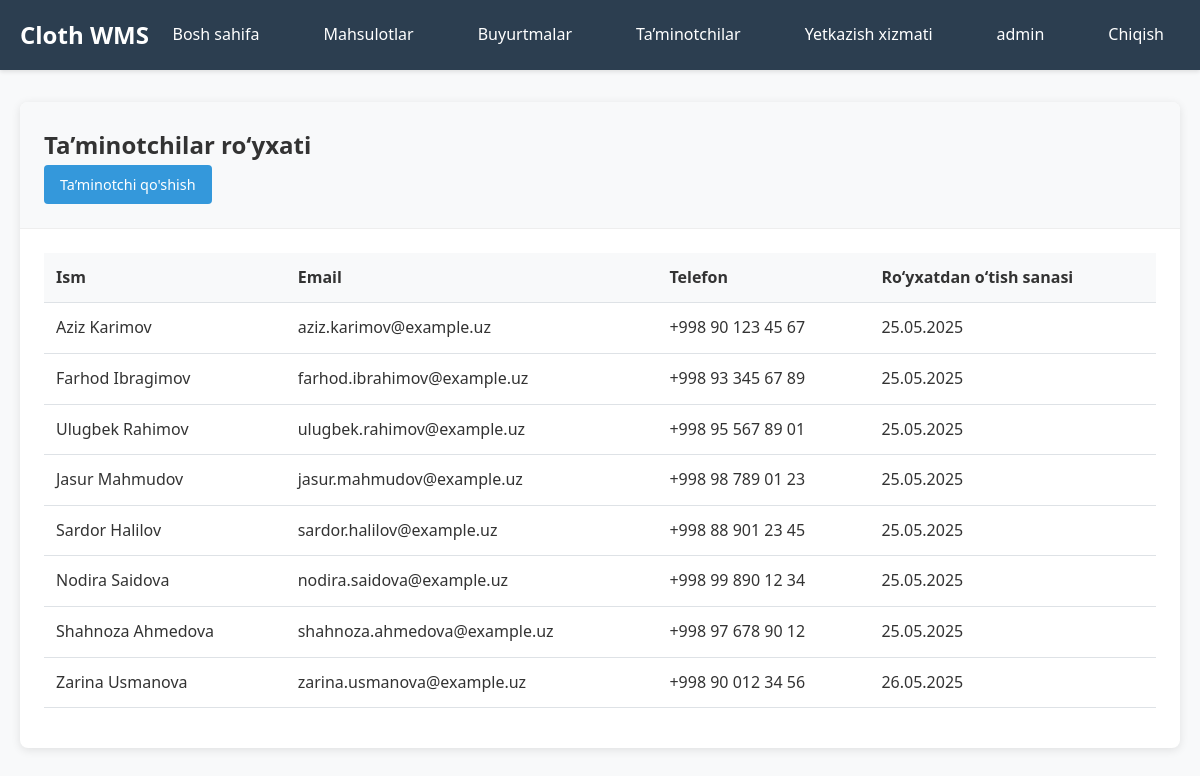
/orders/customers/ (signed in), run on the app's committed database.
### orders/models.py (models this page shows, shortened)
class Customer(models.Model):
    name = models.CharField(max_length=200, verbose_name="FIO")
    email = models.EmailField(verbose_name="Email")
    phone = models.CharField(max_length=20, verbose_name="Telefon")
    address = models.TextField(verbose_name="Manzil")
    created_at = models.DateTimeField(auto_now_add=True)
    class Meta:
        verbose_name = "Клиент"
        verbose_name_plural = "Клиенты"

### orders/views.py (the view)
# urls.py: path('customers/', views.customer_list, name='customer_list'),
@login_required
def customer_list(request):
    customers = Customer.objects.all()
    return render(request, 'orders/customer_list.html', {'customers': customers})

### templates/orders/customer_list.html (shortened to what this page needs)
{% extends 'base.html' %}
{% block content %}
<div class="card">
    <div class="card-header">
        <h2>Ta’minotchilar ro‘yxati</h2>
        <a href="{% url 'orders:customer_create' %}" class="btn btn-primary">Ta’minotchi qo'shish</a>
    </div>
    <div class="card-body">
        <table class="table">
            <thead>
                <tr>
                    <th>Ism</th>
                    <th>Email</th>
                    <th>Telefon</th>
                    <th>Ro‘yxatdan o‘tish sanasi</th>
                </tr>
            </thead>
            <tbody>
                {% for customer in customers %}
                <tr>
                    <td>{{ customer.name }}</td>
                    <td>{{ customer.email }}</td>
                    <td>{{ customer.phone }}</td>
                    <td>{{ customer.created_at|date:"d.m.Y" }}</td>
                </tr>
                {% empty %}
                <tr>
                    <td colspan="4">Ta’minotchilar topilmadi</td>
                </tr>
                {% endfor %}
            </tbody>
        </table>
    </div>
</div>
{% endblock %}

### templates/base.html (shortened to what this page needs)
<!DOCTYPE html>
<html lang="uz">
<head>
</head>
<body>
    <nav class="navbar">
        <div class="nav-container">
            <a href="{% url 'inventory:dashboard' %}" class="nav-brand">Cloth WMS</a>
            {% if user.is_authenticated %}
                <ul class="nav-links">
                    <li><a href="{% url 'inventory:dashboard' %}">Bosh sahifa</a></li>
                    <li><a href="{% url 'inventory:product_list' %}">Mahsulotlar</a></li>
                    <li><a href="{% url 'orders:order_list' %}">Buyurtmalar</a></li>
                    <li><a href="{% url 'orders:customer_list' %}">Ta’minotchilar</a></li>
                    <li><a href="{% url 'orders:delivery_list' %}">Yetkazish xizmati</a></li>
                    <li><a href="{% url 'accounts:profile' %}">{{ user.username }}</a></li>
                    <li><a href="{% url 'accounts:logout' %}">Chiqish</a></li>
                </ul>
            {% else %}
                <ul class="nav-links">
                    <li><a href="{% url 'accounts:login' %}">Kirish</a></li>
                    <li><a href="{% url 'accounts:register' %}">Ro‘yxatga olish</a></li>
                </ul>
            {% endif %}
        </div>
    </nav>
    <div class="container">
        {% block content %}
        {% endblock %}
    </div>
</body>
</html>

### templates/base.html (style rules this page uses)
* { margin: 0; padding: 0; box-sizing: border-box; }
body { font-family: 'Segoe UI', Tahoma, Geneva, Verdana, sans-serif; background-color: #f8f9fa; color: #333; line-height: 1.6; }
.navbar { background-color: #2c3e50; padding: 1rem 0; box-shadow: 0 2px 4px rgba(0,0,0,0.1); }
.nav-container { max-width: 1200px; margin: 0 auto; padding: 0 20px; display: flex; justify-content: space-between; align-items: center; }
.nav-brand { color: white; font-size: 1.5rem; font-weight: bold; text-decoration: none; }
.nav-links { display: flex; list-style: none; gap: 2rem; }
.nav-links a { color: white; text-decoration: none; padding: 0.5rem 1rem; border-radius: 4px; transition: background-color 0.3s; }
.container { max-width: 1200px; margin: 2rem auto; padding: 0 20px; }
.card { background: white; border-radius: 8px; box-shadow: 0 2px 10px rgba(0,0,0,0.1); margin-bottom: 2rem; }
.card-header { padding: 1.5rem; border-bottom: 1px solid #eee; background-color: #f8f9fa; border-radius: 8px 8px 0 0; }
.card-body { padding: 1.5rem; }
.btn { display: inline-block; padding: 0.5rem 1rem; border: none; border-radius: 4px; text-decoration: none; cursor: pointer; font-size: 0.9rem; transition: all 0.3s; }
.btn-primary { background-color: #3498db; color: white; }
.table { width: 100%; border-collapse: collapse; margin-bottom: 1rem; }
.table th, .table td { padding: 0.75rem; text-align: left; border-bottom: 1px solid #dee2e6; }
.table th { background-color: #f8f9fa; font-weight: 600; }

### data on the page
Customer: name "Aziz Karimov", email "aziz.karimov@example.uz", phone "+998 90 123 45 67", created_at "25.05.2025"
Customer: name "Farhod Ibragimov", email "farhod.ibrahimov@example.uz", phone "+998 93 345 67 89", created_at "25.05.2025"
Customer: name "Ulugbek Rahimov", email "ulugbek.rahimov@example.uz", phone "+998 95 567 89 01", created_at "25.05.2025"
Customer: name "Jasur Mahmudov", email "jasur.mahmudov@example.uz", phone "+998 98 789 01 23", created_at "25.05.2025"
Customer: name "Sardor Halilov", email "sardor.halilov@example.uz", phone "+998 88 901 23 45", created_at "25.05.2025"
Customer: name "Nodira Saidova", email "nodira.saidova@example.uz", phone "+998 99 890 12 34", created_at "25.05.2025"
Customer: name "Shahnoza Ahmedova", email "shahnoza.ahmedova@example.uz", phone "+998 97 678 90 12", created_at "25.05.2025"
Customer: name "Zarina Usmanova", email "zarina.usmanova@example.uz", phone "+998 90 012 34 56", created_at "26.05.2025"

### other printed values
{{ user.username }} "admin"
